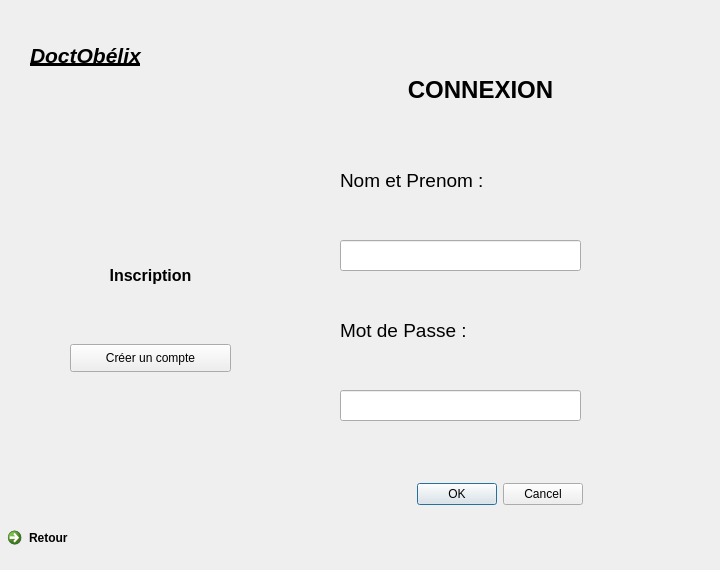
<?xml version="1.0" encoding="UTF-8"?>
<ui version="4.0">
 <class>Form</class>
 <widget class="QWidget" name="Form">
  <property name="geometry">
   <rect>
    <x>0</x>
    <y>0</y>
    <width>720</width>
    <height>570</height>
   </rect>
  </property>
  <property name="windowTitle">
   <string>Form</string>
  </property>
  <widget class="QDialogButtonBox" name="validationConnexion">
   <property name="geometry">
    <rect>
     <x>390</x>
     <y>480</y>
     <width>193</width>
     <height>28</height>
    </rect>
   </property>
   <property name="mouseTracking">
    <bool>true</bool>
   </property>
   <property name="standardButtons">
    <set>QDialogButtonBox::Cancel|QDialogButtonBox::Ok</set>
   </property>
  </widget>
  <widget class="QLabel" name="labelNomPrenom">
   <property name="geometry">
    <rect>
     <x>340</x>
     <y>160</y>
     <width>351</width>
     <height>41</height>
    </rect>
   </property>
   <property name="text">
    <string>&lt;html&gt;&lt;head/&gt;&lt;body&gt;&lt;p&gt;&lt;span style=&quot; font-size:14pt;&quot;&gt;Nom et Prenom :&lt;/span&gt;&lt;/p&gt;&lt;/body&gt;&lt;/html&gt;</string>
   </property>
  </widget>
  <widget class="QLabel" name="labelMdP">
   <property name="geometry">
    <rect>
     <x>340</x>
     <y>310</y>
     <width>351</width>
     <height>41</height>
    </rect>
   </property>
   <property name="text">
    <string>&lt;html&gt;&lt;head/&gt;&lt;body&gt;&lt;p&gt;&lt;span style=&quot; font-size:14pt;&quot;&gt;Mot de Passe : &lt;/span&gt;&lt;/p&gt;&lt;/body&gt;&lt;/html&gt;</string>
   </property>
  </widget>
  <widget class="QLabel" name="labelConnexion">
   <property name="geometry">
    <rect>
     <x>290</x>
     <y>60</y>
     <width>381</width>
     <height>61</height>
    </rect>
   </property>
   <property name="text">
    <string>&lt;html&gt;&lt;head/&gt;&lt;body&gt;&lt;p align=&quot;center&quot;&gt;&lt;span style=&quot; font-size:18pt; font-weight:600;&quot;&gt;CONNEXION&lt;/span&gt;&lt;/p&gt;&lt;/body&gt;&lt;/html&gt;</string>
   </property>
  </widget>
  <widget class="QLabel" name="Brand_Label">
   <property name="geometry">
    <rect>
     <x>30</x>
     <y>20</y>
     <width>171</width>
     <height>71</height>
    </rect>
   </property>
   <property name="text">
    <string>&lt;html&gt;&lt;head/&gt;&lt;body&gt;&lt;p&gt;&lt;span style=&quot; font-size:16pt; font-weight:600; font-style:italic; text-decoration: underline;&quot;&gt;DoctObélix&lt;/span&gt;&lt;/p&gt;&lt;/body&gt;&lt;/html&gt;</string>
   </property>
  </widget>
  <widget class="QLineEdit" name="NomPrenom_LineEdit">
   <property name="geometry">
    <rect>
     <x>340</x>
     <y>240</y>
     <width>241</width>
     <height>31</height>
    </rect>
   </property>
  </widget>
  <widget class="QLineEdit" name="Mdp_LineEdit">
   <property name="geometry">
    <rect>
     <x>340</x>
     <y>390</y>
     <width>241</width>
     <height>31</height>
    </rect>
   </property>
  </widget>
  <widget class="QPushButton" name="InscriptionButton">
   <property name="geometry">
    <rect>
     <x>70</x>
     <y>344</y>
     <width>161</width>
     <height>28</height>
    </rect>
   </property>
   <property name="text">
    <string>Créer un compte</string>
   </property>
  </widget>
  <widget class="QCommandLinkButton" name="Retour_commandLinkButton">
   <property name="geometry">
    <rect>
     <x>0</x>
     <y>520</y>
     <width>222</width>
     <height>48</height>
    </rect>
   </property>
   <property name="text">
    <string>Retour</string>
   </property>
  </widget>
  <widget class="QLabel" name="Inscriptionlabel">
   <property name="geometry">
    <rect>
     <x>50</x>
     <y>260</y>
     <width>201</width>
     <height>31</height>
    </rect>
   </property>
   <property name="text">
    <string>&lt;html&gt;&lt;head/&gt;&lt;body&gt;&lt;p align=&quot;center&quot;&gt;&lt;span style=&quot; font-size:12pt; font-weight:600;&quot;&gt;Inscription&lt;/span&gt;&lt;/p&gt;&lt;/body&gt;&lt;/html&gt;</string>
   </property>
  </widget>
 </widget>
 <resources/>
 <connections>
  <connection>
   <sender>validationConnexion</sender>
   <signal>clicked(QAbstractButton*)</signal>
   <receiver>NomPrenom_LineEdit</receiver>
   <slot>copy()</slot>
   <hints>
    <hint type="sourcelabel">
     <x>466</x>
     <y>543</y>
    </hint>
    <hint type="destinationlabel">
     <x>340</x>
     <y>255</y>
    </hint>
   </hints>
  </connection>
  <connection>
   <sender>validationConnexion</sender>
   <signal>clicked(QAbstractButton*)</signal>
   <receiver>Mdp_LineEdit</receiver>
   <slot>copy()</slot>
   <hints>
    <hint type="sourcelabel">
     <x>466</x>
     <y>543</y>
    </hint>
    <hint type="destinationlabel">
     <x>340</x>
     <y>405</y>
    </hint>
   </hints>
  </connection>
 </connections>
</ui>
